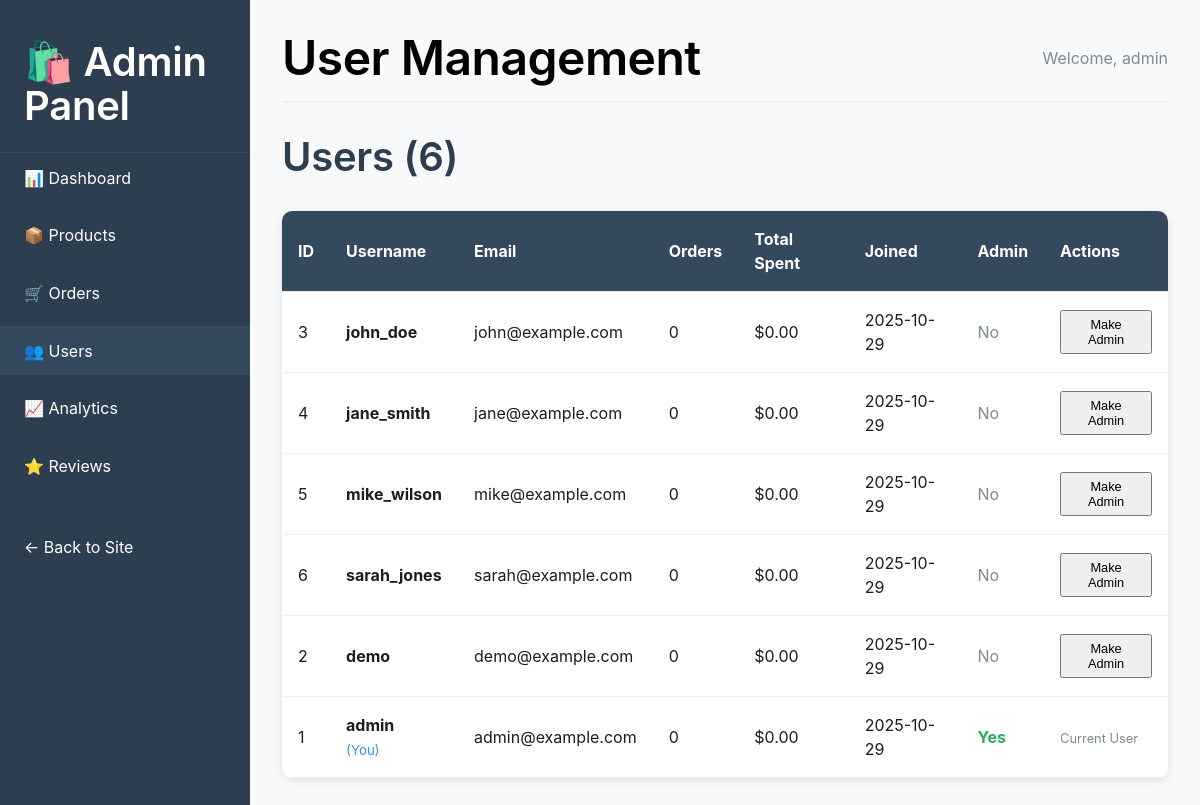
Page /admin/users (signed in) on the committed database.
### tables this page shows
CREATE TABLE users
                     (
                         id INTEGER PRIMARY KEY AUTOINCREMENT,
                         username TEXT UNIQUE NOT NULL,
                         email TEXT UNIQUE NOT NULL,
                         password_hash TEXT NOT NULL,
                         created_at TIMESTAMP DEFAULT CURRENT_TIMESTAMP
                     , is_admin BOOLEAN DEFAULT 0);

### minimal_app.py (the view)
@app.route('/admin/users')
@login_required
def admin_users():
    if not current_user.is_admin:
        flash('❌ Access denied. Admin privileges required.', 'error')
        return redirect('/')
    conn = get_db_connection()
    users = conn.execute('''
                         SELECT u.*,
                                COUNT(o.id)                      as order_count,
                                COALESCE(SUM(o.total_amount), 0) as total_spent
                         FROM users u
                                  LEFT JOIN orders o ON u.id = o.user_id
                         GROUP BY u.id
                         ORDER BY u.created_at DESC
                         ''').fetchall()
    conn.close()
    return render_template('admin/users.html', users=users)

### minimal_app.py (called while the page is built)
def get_db_connection():
    conn = sqlite3.connect(app.config['DATABASE'])
    conn.row_factory = sqlite3.Row
    return conn

@login_manager.user_loader
def load_user(user_id):
    return User.get(user_id)

@app.context_processor
def inject_cart_count():
    cart_count = 0
    if current_user.is_authenticated:
        conn = get_db_connection()
        cart_result = conn.execute('''
                                   SELECT SUM(quantity) as total_quantity
                                   FROM cart_items
                                   WHERE user_id = ?
                                   ''', (current_user.id,)).fetchone()
        conn.close()
        if cart_result and cart_result['total_quantity']:
            cart_count = cart_result['total_quantity']
    return dict(cart_count=cart_count)

    @staticmethod
    def get(user_id):
        conn = get_db_connection()
        user = conn.execute('SELECT * FROM users WHERE id = ?', (user_id,)).fetchone()
        conn.close()
        if not user:
            return None
        return User(id=user['id'], username=user['username'], email=user['email'],
                    password_hash=user['password_hash'], created_at=user['created_at'],
                    is_admin=user['is_admin'])

### application/templates/admin/users.html (shortened to what this page needs)
{% extends "admin/base.html" %}
{% block page_title %}User Management{% endblock %}
{% block content %}
<div class="users-management">
    <div style="margin-bottom: 2rem;">
        <h2 style="margin: 0; color: #2c3e50;">Users ({{ users|length }})</h2>
    </div>
    <div class="data-table">
        <table>
            <thead>
                <tr>
                    <th>ID</th>
                    <th>Username</th>
                    <th>Email</th>
                    <th>Orders</th>
                    <th>Total Spent</th>
                    <th>Joined</th>
                    <th>Admin</th>
                    <th>Actions</th>
                </tr>
            </thead>
            <tbody>
                {% for user in users %}
                <tr>
                    <td>{{ user.id }}</td>
                    <td>
                        <strong>{{ user.username }}</strong>
                        {% if user.id == current_user.id %}
                        <br><small style="color: #3498db;">(You)</small>
                        {% endif %}
                    </td>
                    <td>{{ user.email }}</td>
                    <td>{{ user.order_count }}</td>
                    <td>${{ "%.2f"|format(user.total_spent) }}</td>
                    <td>{{ user.created_at[:10] }}</td>
                    <td>
                        {% if user.is_admin %}
                        <span style="color: #27ae60; font-weight: bold;">Yes</span>
                        {% else %}
                        <span style="color: #7f8c8d;">No</span>
                        {% endif %}
                    </td>
                    <td>
                        {% if user.id != current_user.id %}
                        <form method="POST"
                              action="{{ url_for('admin_toggle_admin', user_id=user.id) }}"
                              style="margin: 0;">
                            <button type="submit" class="btn {% if user.is_admin %}secondary{% else %}primary{% endif %} btn-sm">
                                {% if user.is_admin %}Revoke Admin{% else %}Make Admin{% endif %}
                            </button>
                        </form>
                        {% else %}
                        <span style="color: #7f8c8d; font-size: 0.8rem;">Current User</span>
                        {% endif %}
                    </td>
                </tr>
                {% endfor %}
            </tbody>
        </table>
    </div>
</div>
{% endblock %}

### application/templates/admin/base.html (shortened to what this page needs)
<!DOCTYPE html>
<html lang="en">
<head>
    <link rel="stylesheet" href="{{ url_for('static', filename='css/style.css') }}">
</head>
<body>
    <div class="admin-container">
        <aside class="admin-sidebar">
            <div style="padding: 1.5rem; border-bottom: 1px solid #34495e;">
                <h2 style="margin: 0; color: white;">🛍️ Admin Panel</h2>
            </div>
            <nav>
                <ul class="admin-nav">
                    <li class="admin-nav-item">
                        <a href="{{ url_for('admin_dashboard') }}" class="admin-nav-link {% if request.endpoint == 'admin_dashboard' %}active{% endif %}">
                            📊 Dashboard
                        </a>
                    </li>
                    <li class="admin-nav-item">
                        <a href="{{ url_for('admin_products') }}" class="admin-nav-link {% if request.endpoint == 'admin_products' %}active{% endif %}">
                            📦 Products
                        </a>
                    </li>
                    <li class="admin-nav-item">
                        <a href="{{ url_for('admin_orders') }}" class="admin-nav-link {% if request.endpoint in ['admin_orders', 'admin_order_detail'] %}active{% endif %}">
                            🛒 Orders
                        </a>
                    </li>
                    <li class="admin-nav-item">
                        <a href="{{ url_for('admin_users') }}" class="admin-nav-link {% if request.endpoint == 'admin_users' %}active{% endif %}">
                            👥 Users
                        </a>
                    </li>
                    <li class="admin-nav-item">
                        <a href="{{ url_for('admin_analytics') }}" class="admin-nav-link {% if request.endpoint == 'admin_analytics' %}active{% endif %}">
                            📈 Analytics
                        </a>
                    </li>
                    <li class="admin-nav-item">
                        <a href="{{ url_for('admin_reviews') }}" class="admin-nav-link {% if request.endpoint == 'admin_reviews' %}active{% endif %}">
                            ⭐ Reviews
                        </a>
                    </li>
                    <li class="admin-nav-item" style="margin-top: 2rem;">
                        <a href="{{ url_for('index') }}" class="admin-nav-link">
                            ← Back to Site
                        </a>
                    </li>
                </ul>
            </nav>
        </aside>
        <main class="admin-main">
            <div class="admin-header">
                <h1 style="margin: 0;">{% block page_title %}Admin Panel{% endblock %}</h1>
                <div style="color: #7f8c8d;">
                    Welcome, {{ current_user.username }}
                </div>
            </div>
            {% block content %}{% endblock %}
        </main>
    </div>
</body>
</html>

### application/templates/admin/base.html (style rules this page uses)
.admin-container { display: flex; min-height: 100vh; }
.admin-sidebar { width: 250px; background: #2c3e50; color: white; padding: 1rem 0; }
.admin-main { flex: 1; padding: 2rem; background: #f8f9fa; }
.admin-nav { list-style: none; padding: 0; margin: 0; }
.admin-nav-item { margin-bottom: 0.5rem; }
.admin-nav-link { display: block; color: white; text-decoration: none; padding: 0.8rem 1.5rem; transition: background 0.3s ease; }
.admin-nav-link:hover, .admin-nav-link.active { background: #34495e; text-decoration: none; color: white; }
.admin-header { display: flex; justify-content: space-between; align-items: center; margin-bottom: 2rem; padding-bottom: 1rem; border-bottom: 2px solid #ecf0f1; }
.data-table { background: white; border-radius: 10px; overflow: hidden; box-shadow: 0 2px 10px rgba(0,0,0,0.1); }
.data-table table { width: 100%; border-collapse: collapse; }
.data-table th, .data-table td { padding: 1rem; text-align: left; border-bottom: 1px solid #ecf0f1; }
.data-table th { background: #34495e; color: white; font-weight: bold; }
.btn-sm { padding: 0.3rem 0.8rem; font-size: 0.8rem; }

### rows in the picture
users: username "admin", id "1", shows "(You)", email "admin@example.com", order_count "0", total_spent "0.00", created_at "2025-10-29", is_admin "Yes", shows "Current User"
users: id "3", username "john_doe", email "john@example.com", order_count "0", total_spent "0.00", created_at "2025-10-29", shows "No", shows "Make Admin"
users: id "4", username "jane_smith", email "jane@example.com", order_count "0", total_spent "0.00", created_at "2025-10-29", shows "No", shows "Make Admin"
users: id "5", username "mike_wilson", email "mike@example.com", order_count "0", total_spent "0.00", created_at "2025-10-29", shows "No", shows "Make Admin"
users: id "6", username "sarah_jones", email "sarah@example.com", order_count "0", total_spent "0.00", created_at "2025-10-29", shows "No", shows "Make Admin"
users: id "2", username "demo", email "demo@example.com", order_count "0", total_spent "0.00", created_at "2025-10-29", shows "No", shows "Make Admin"

### other values in the picture
{{ users|length }} "6"
